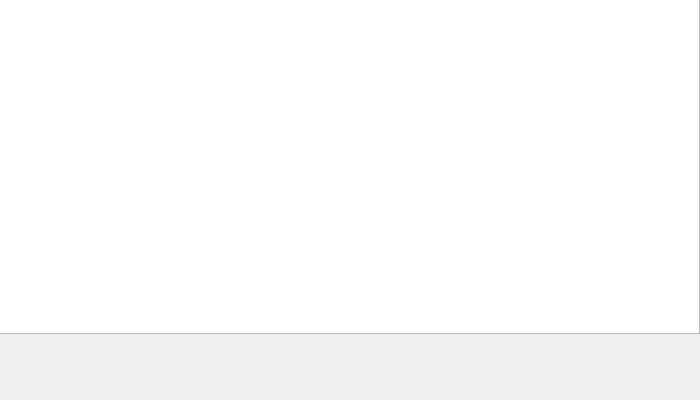
<?xml version="1.0" encoding="UTF-8"?>
<ui version="4.0">
 <class>AccelerationTestHistory</class>
 <widget class="QWidget" name="AccelerationTestHistory">
  <property name="geometry">
   <rect>
    <x>0</x>
    <y>0</y>
    <width>700</width>
    <height>400</height>
   </rect>
  </property>
  <property name="windowTitle">
   <string>Acceleration Test History</string>
  </property>
  <widget class="QWidget" name="verticalLayoutWidget">
   <property name="geometry">
    <rect>
     <x>-1</x>
     <y>-1</y>
     <width>701</width>
     <height>401</height>
    </rect>
   </property>
   <layout class="QVBoxLayout" name="verticalLayout">
    <item>
     <widget class="QTableView" name="tableView"/>
    </item>
    <item>
     <widget class="QWidget" name="widget" native="true">
      <property name="minimumSize">
       <size>
        <width>0</width>
        <height>60</height>
       </size>
      </property>
     </widget>
    </item>
   </layout>
  </widget>
 </widget>
 <resources/>
 <connections/>
</ui>
